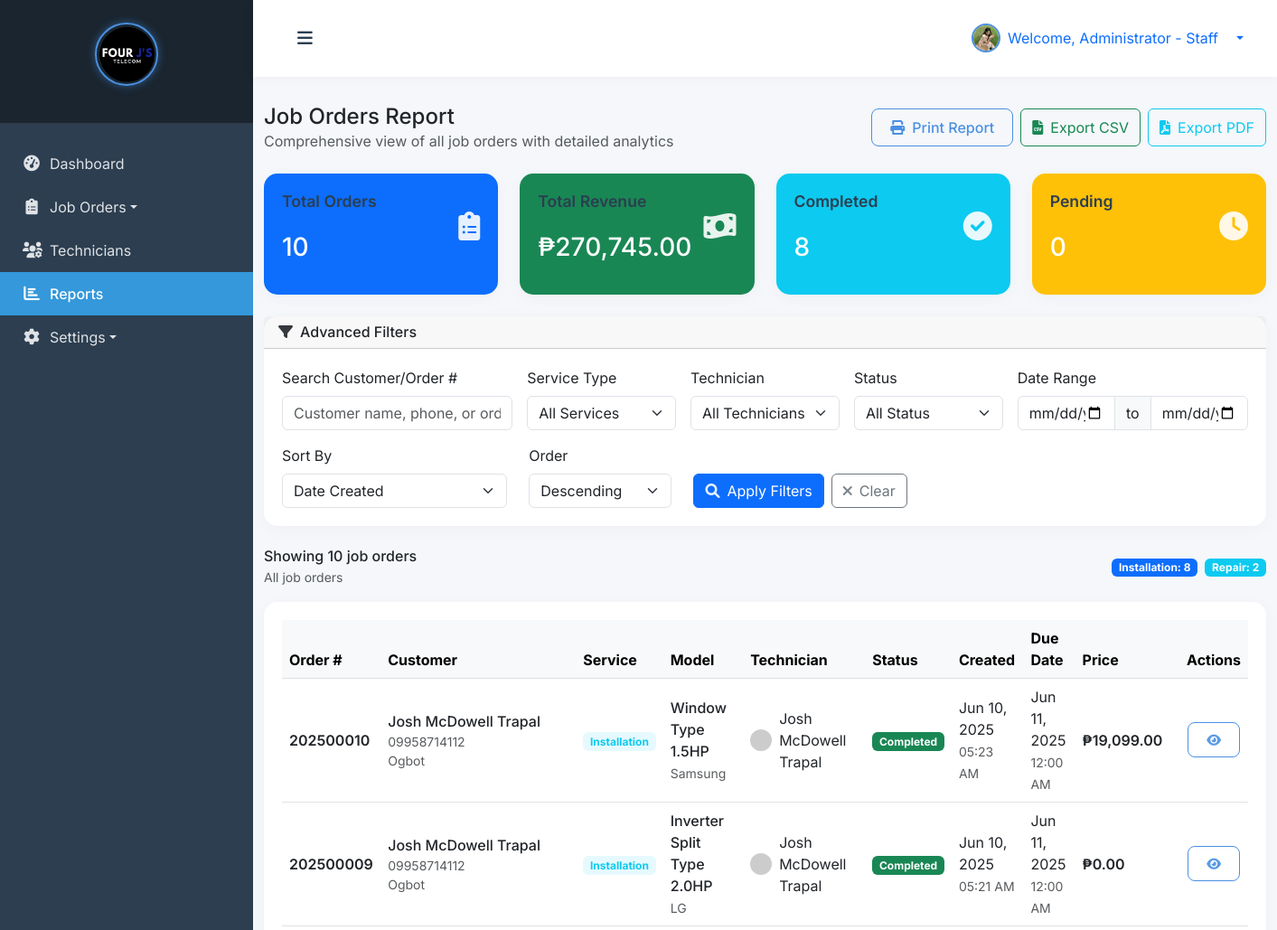
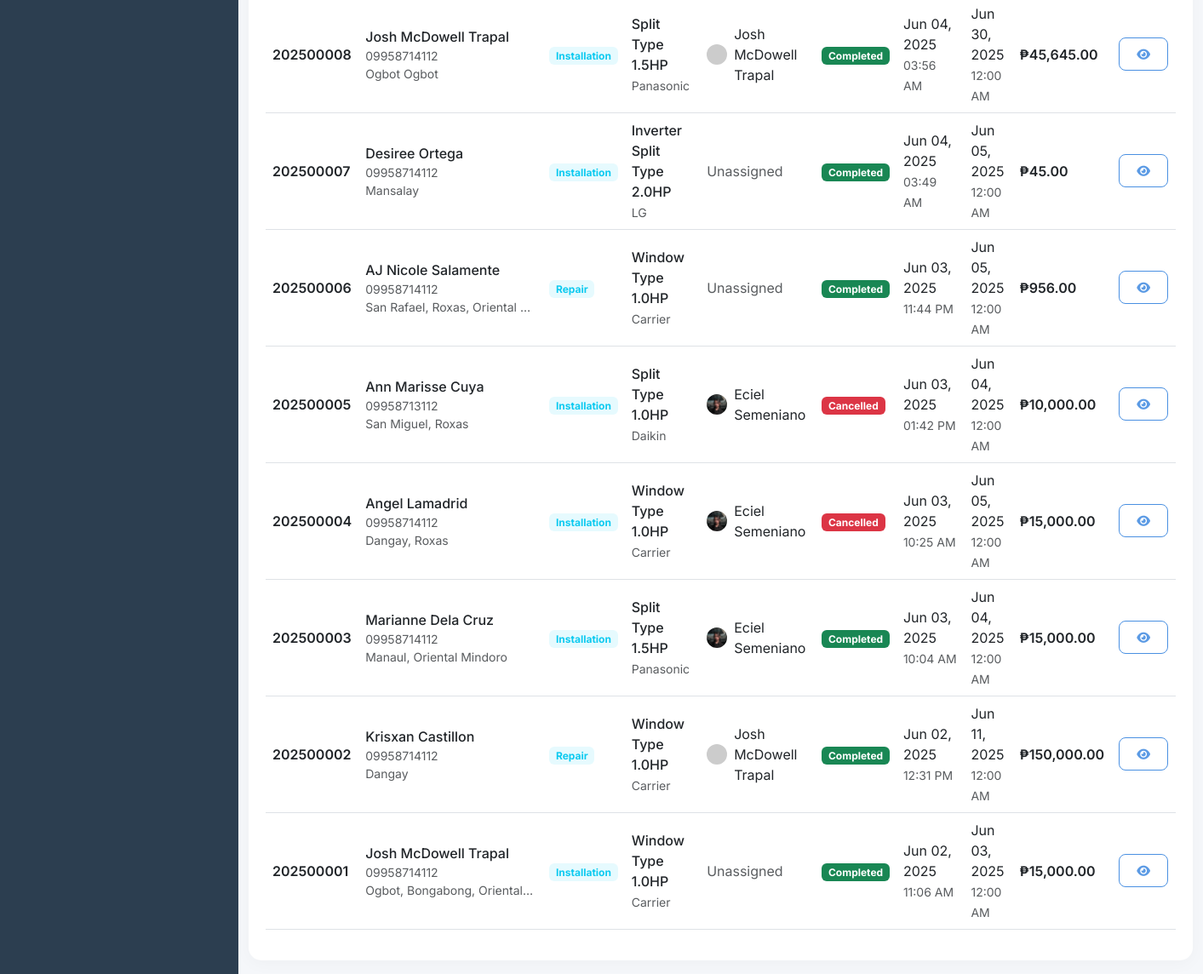
The page /admin/reports.php (signed in) on the database its author committed (2 pictures, top to bottom).
### tables this page shows
CREATE TABLE `job_orders` (
  `id` int(11) NOT NULL,
  `job_order_number` varchar(20) NOT NULL,
  `customer_name` varchar(100) NOT NULL,
  `customer_address` text NOT NULL,
  `customer_phone` varchar(20) NOT NULL,
  `service_type` enum('installation','repair') NOT NULL,
  `aircon_model_id` int(11) DEFAULT NULL,
  `assigned_technician_id` int(11) DEFAULT NULL,
  `status` enum('pending','in_progress','completed','cancelled') DEFAULT 'pending',
  `price` decimal(10,2) DEFAULT NULL,
  `created_by` int(11) DEFAULT NULL,
  `due_date` date DEFAULT NULL,
  `completed_at` timestamp NULL DEFAULT NULL,
  `created_at` timestamp NOT NULL DEFAULT current_timestamp(),
  `updated_at` timestamp NOT NULL DEFAULT current_timestamp() ON UPDATE current_timestamp()
);

CREATE TABLE `technicians` (
  `id` int(11) NOT NULL,
  `username` varchar(50) NOT NULL,
  `password` varchar(255) NOT NULL,
  `name` varchar(100) NOT NULL,
  `email` varchar(100) DEFAULT NULL,
  `phone` varchar(20) NOT NULL,
  `profile_picture` varchar(255) DEFAULT NULL,
  `created_at` timestamp NOT NULL DEFAULT current_timestamp(),
  `updated_at` timestamp NOT NULL DEFAULT current_timestamp() ON UPDATE current_timestamp()
);

### admin/reports.php (the view, shortened to what the rows shown need)
<?php
$sort_by = $_GET['sort_by'] ?? 'created_at';
$sort_order = $_GET['sort_order'] ?? 'DESC';
try {
    $pdo = new PDO("mysql:host=" . DB_HOST . ";dbname=" . DB_NAME, DB_USER, DB_PASS);
    $pdo->setAttribute(PDO::ATTR_ERRMODE, PDO::ERRMODE_EXCEPTION);
    $stmt = $pdo->prepare("SELECT name, profile_picture FROM admins WHERE id = ?");
    $stmt->execute([$_SESSION['user_id']]);
    $admin = $stmt->fetch(PDO::FETCH_ASSOC);
    $sql = "
        SELECT
            jo.*,
            COALESCE(am.model_name, 'Not Specified') as model_name,
            COALESCE(am.brand, 'Not Specified') as brand,
            COALESCE(am.price, 0) as model_price,
            t.name as technician_name,
            t.profile_picture as technician_profile,
            CASE
                WHEN jo.status = 'completed' THEN COALESCE(jo.completed_at, jo.updated_at)
                WHEN jo.status = 'cancelled' THEN COALESCE(jo.updated_at, jo.created_at)
                ELSE jo.created_at
            END as status_date
        FROM job_orders jo
        LEFT JOIN aircon_models am ON jo.aircon_model_id = am.id
        LEFT JOIN technicians t ON jo.assigned_technician_id = t.id
        WHERE 1=1
    ";
    $params = [];
    $valid_sort_fields = ['created_at', 'customer_name', 'service_type', 'status', 'due_date', 'price'];
    $sort_by = in_array($sort_by, $valid_sort_fields) ? $sort_by : 'created_at';
    $sort_order = strtoupper($sort_order) === 'ASC' ? 'ASC' : 'DESC';
    $sql .= " ORDER BY jo.$sort_by $sort_order";
    $stmt = $pdo->prepare($sql);
    $stmt->execute($params);
    $orders = $stmt->fetchAll(PDO::FETCH_ASSOC);
} catch (PDOException $e) {
    die("Database error: " . $e->getMessage());
}
require_once 'includes/header.php';
?>
<body>
    <div class="wrapper">
        <div id="content">
            <nav class="navbar navbar-expand-lg navbar-light bg-white">
                <div class="container-fluid">
                    <div class="ms-auto d-flex align-items-center">
                        <div class="dropdown">
                            <a class="d-flex align-items-center text-decoration-none dropdown-toggle" href="#" id="userDropdown" role="button" data-bs-toggle="dropdown">
                                <img src="<?= !empty($admin['profile_picture']) ? '../' . htmlspecialchars($admin['profile_picture']) : 'https://ui-avatars.com/api/?name=' . urlencode($admin['name'] ?: 'Admin') . '&background=1a237e&color=fff' ?>"
                                     alt="Admin"
                                     class="rounded-circle me-2"
                                     width="32"
                                     height="32"
                                     style="object-fit: cover; border: 2px solid #4A90E2;">
                                <span class="me-3">Welcome, <?= htmlspecialchars($admin['name'] ?: 'Admin') ?></span>
                            </a>
                        </div>
                    </div>
                </div>
            </nav>
            <div class="container-fluid">
                <div class="card" data-date="<?= date('F d, Y \a\t h:i A') ?>">
                    <div class="card-body">
                        <div class="table-responsive">
                            <table class="table table-hover align-middle" id="ordersTable">
                                <thead class="table-light">
                                    <tr>
                                        <th>Order #</th>
                                        <th>Customer</th>
                                        <th>Service</th>
                                        <th>Model</th>
                                        <th>Technician</th>
                                        <th>Status</th>
                                        <th>Created</th>
                                        <th>Due Date</th>
                                        <th>Price</th>
                                        <th class="text-center">Actions</th>
                                    </tr>
                                </thead>
                                <tbody>
                                    <?php if (empty($orders)): ?>
                                    <tr>
                                        <td colspan="10" class="text-center py-4">
                                            <i class="fas fa-inbox fa-3x text-muted mb-3"></i>
                                            <p class="text-muted">No job orders found matching your criteria</p>
                                        </td>
                                    </tr>
                                    <?php else: ?>
                                        <?php foreach ($orders as $order): ?>
                                        <tr>
                                            <td>
                                                <span class="fw-semibold"><?= htmlspecialchars($order['job_order_number']) ?></span>
                                            </td>
                                            <td>
                                                <div class="fw-medium"><?= htmlspecialchars($order['customer_name']) ?></div>
                                                <small class="text-muted d-block"><?= htmlspecialchars($order['customer_phone']) ?></small>
                                                <small class="text-muted d-block text-truncate" style="max-width: 200px;"><?= htmlspecialchars($order['customer_address']) ?></small>
                                            </td>
                                            <td>
                                                <span class="badge bg-info bg-opacity-10 text-info">
                                                    <?= ucfirst(htmlspecialchars($order['service_type'])) ?>
                                                </span>
                                            </td>
                                            <td>
                                                <div class="fw-medium"><?= htmlspecialchars($order['model_name']) ?></div>
                                                <small class="text-muted"><?= htmlspecialchars($order['brand']) ?></small>
                                            </td>
                                            <td>
                                                <?php if ($order['technician_name']): ?>
                                                    <div class="d-flex align-items-center">
                                                        <img src="<?= !empty($order['technician_profile']) ? '../' . htmlspecialchars($order['technician_profile']) : 'https://ui-avatars.com/api/?name=' . urlencode($order['technician_name']) . '&background=4A90E2&color=fff' ?>"
                                                             alt="Technician"
                                                             class="rounded-circle me-2"
                                                             width="24"
                                                             height="24"
                                                             style="object-fit: cover;">
                                                        <span><?= htmlspecialchars($order['technician_name']) ?></span>
                                                    </div>
                                                <?php else: ?>
                                                    <span class="text-muted">Unassigned</span>
                                                <?php endif; ?>
                                            </td>
                                            <td>
                                                <?php
                                                $statusClass = '';
                                                $statusText = '';
                                                switch ($order['status']) {
                                                    case 'completed':
                                                        $statusClass = 'bg-success';
                                                        $statusText = 'Completed';
                                                        break;
                                                    case 'cancelled':
                                                        $statusClass = 'bg-danger';
                                                        $statusText = 'Cancelled';
                                                        break;
                                                }
                                                ?>
                                                <span class="badge <?= $statusClass ?>"><?= $statusText ?></span>
                                            </td>
                                            <td>
                                                <div><?= date('M d, Y', strtotime($order['created_at'])) ?></div>
                                                <small class="text-muted"><?= date('h:i A', strtotime($order['created_at'])) ?></small>
                                            </td>
                                            <td>
                                                <?php if ($order['due_date']): ?>
                                                    <div><?= date('M d, Y', strtotime($order['due_date'])) ?></div>
                                                    <small class="text-muted"><?= date('h:i A', strtotime($order['due_date'])) ?></small>
                                                <?php else: ?>
                                                    <span class="text-muted">Not set</span>
                                                <?php endif; ?>
                                            </td>
                                            <td>
                                                <span class="fw-semibold">₱<?= number_format($order['price'], 2) ?></span>
                                            </td>
                                            <td class="text-center">
                                                <div class="btn-group" role="group">
                                                    <a href="view-order.php?id=<?= $order['id'] ?>" class="btn btn-sm btn-outline-primary" title="View Details">
                                                        <i class="fas fa-eye"></i>
                                                    </a>
                                                </div>
                                            </td>
                                        </tr>
                                        <?php endforeach; ?>
                                    <?php endif; ?>
                                </tbody>
                            </table>
                        </div>
                    </div>
                </div>
            </div>
        </div>
    </div>
</body>
</html>

### rows shown on the page
job_orders: job_order_number "202500010", customer_name "Josh McDowell Trapal", customer_phone "09958714112", customer_address "Ogbot", service_type "Installation", model_name "Window Type 1.5HP", brand "Samsung", technicians.name "Josh McDowell Trapal", status "Completed", created_at "Jun 10, 2025", created_at "05:23 AM", due_date "Jun 11, 2025", due_date "12:00 AM", price "19,099.00"
job_orders: job_order_number "202500009", customer_name "Josh McDowell Trapal", customer_phone "09958714112", customer_address "Ogbot", service_type "Installation", model_name "Inverter Split Type 2.0HP", brand "LG", technicians.name "Josh McDowell Trapal", status "Completed", created_at "Jun 10, 2025", created_at "05:21 AM", due_date "Jun 11, 2025", due_date "12:00 AM", price "0.00"
job_orders: job_order_number "202500008", customer_name "Josh McDowell Trapal", customer_phone "09958714112", customer_address "Ogbot Ogbot", service_type "Installation", model_name "Split Type 1.5HP", brand "Panasonic", technicians.name "Josh McDowell Trapal", status "Completed", created_at "Jun 04, 2025", created_at "03:56 AM", due_date "Jun 30, 2025", due_date "12:00 AM", price "45,645.00"
job_orders: job_order_number "202500007", customer_name "Desiree Ortega", customer_phone "09958714112", customer_address "Mansalay", service_type "Installation", model_name "Inverter Split Type 2.0HP", brand "LG", shows "Unassigned", status "Completed", created_at "Jun 04, 2025", created_at "03:49 AM", due_date "Jun 05, 2025", due_date "12:00 AM", price "45.00"
job_orders: job_order_number "202500006", customer_name "AJ Nicole Salamente", customer_phone "09958714112", customer_address "San Rafael, Roxas, Oriental…", service_type "Repair", model_name "Window Type 1.0HP", brand "Carrier", shows "Unassigned", status "Completed", created_at "Jun 03, 2025", created_at "11:44 PM", due_date "Jun 05, 2025", due_date "12:00 AM", price "956.00"
job_orders: job_order_number "202500005", customer_name "Ann Marisse Cuya", customer_phone "09958713112", customer_address "San Miguel, Roxas", service_type "Installation", model_name "Split Type 1.0HP", brand "Daikin", technicians.profile_picture (picture), technicians.name "Eciel Semeniano", status "Cancelled", created_at "Jun 03, 2025", created_at "01:42 PM", due_date "Jun 04, 2025", due_date "12:00 AM", price "10,000.00"
job_orders: job_order_number "202500004", customer_name "Angel Lamadrid", customer_phone "09958714112", customer_address "Dangay, Roxas", service_type "Installation", model_name "Window Type 1.0HP", brand "Carrier", technicians.profile_picture (picture), technicians.name "Eciel Semeniano", status "Cancelled", created_at "Jun 03, 2025", created_at "10:25 AM", due_date "Jun 05, 2025", due_date "12:00 AM", price "15,000.00"
job_orders: job_order_number "202500003", customer_name "Marianne Dela Cruz", customer_phone "09958714112", customer_address "Manaul, Oriental Mindoro", service_type "Installation", model_name "Split Type 1.5HP", brand "Panasonic", technicians.profile_picture (picture), technicians.name "Eciel Semeniano", status "Completed", created_at "Jun 03, 2025", created_at "10:04 AM", due_date "Jun 04, 2025", due_date "12:00 AM", price "15,000.00"
job_orders: job_order_number "202500002", customer_name "Krisxan Castillon", customer_phone "09958714112", customer_address "Dangay", service_type "Repair", model_name "Window Type 1.0HP", brand "Carrier", technicians.name "Josh McDowell Trapal", status "Completed", created_at "Jun 02, 2025", created_at "12:31 PM", due_date "Jun 11, 2025", due_date "12:00 AM", price "150,000.00"
job_orders: job_order_number "202500001", customer_name "Josh McDowell Trapal", customer_phone "09958714112", customer_address "Ogbot, Bongabong, Oriental…", service_type "Installation", model_name "Window Type 1.0HP", brand "Carrier", shows "Unassigned", status "Completed", created_at "Jun 02, 2025", created_at "11:06 AM", due_date "Jun 03, 2025", due_date "12:00 AM", price "15,000.00"

### other values the page prints
$admin['name'] ?: 'Admin' "Administrator - Staff"
$total_orders "10"
$total_revenue "270,745.00"
$status_counts['completed'] "8"
$status_counts['pending'] + $status_counts['in_progress'] "0"
$service_counts['installation'] "8"
$service_counts['repair'] "2"
